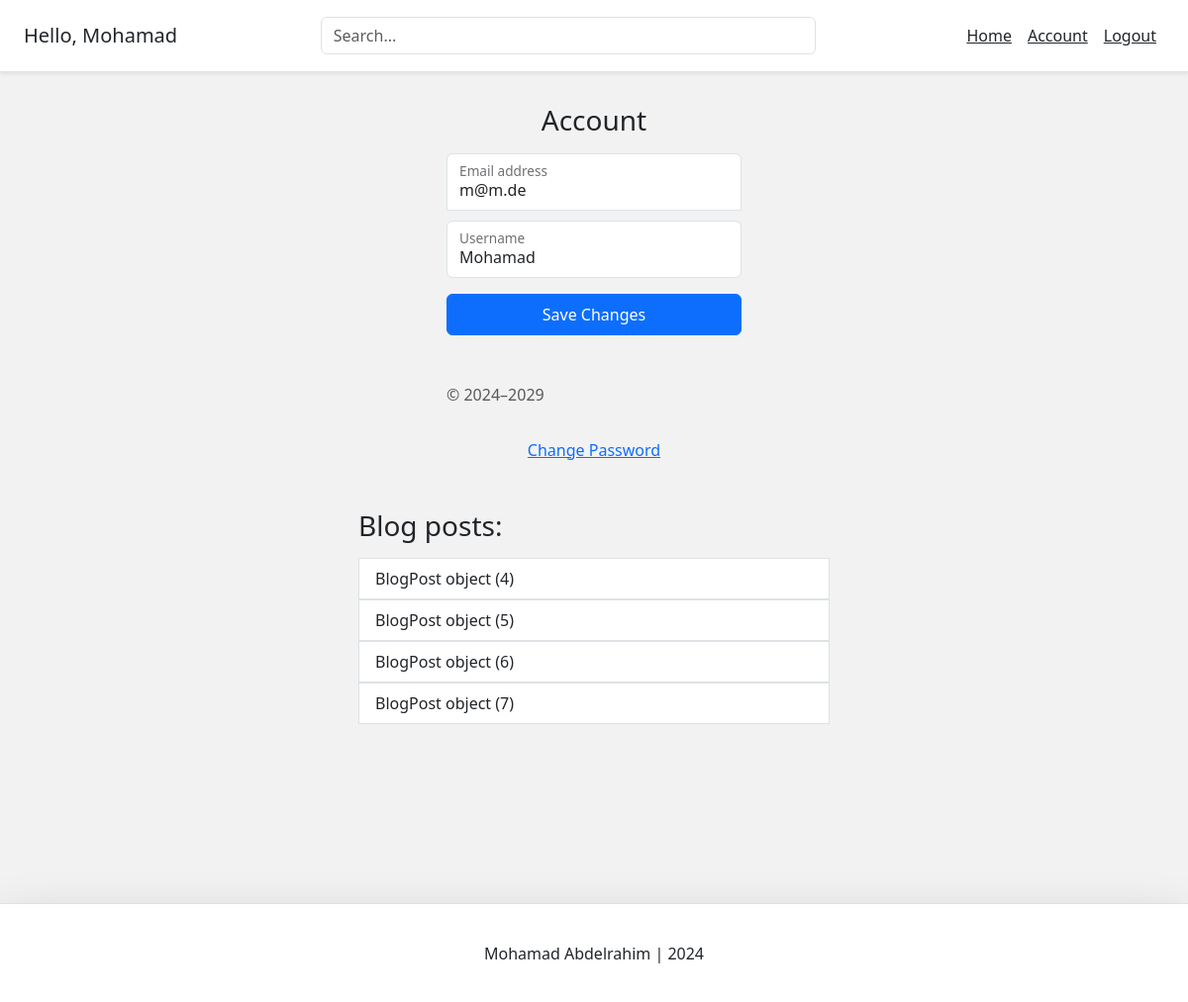
The app's page /account/ (signed in) with its own data.
### account/models.py (models this page shows, shortened)
class Account(AbstractBaseUser):
    email                   = models.EmailField(verbose_name="email", max_length=60, unique=True)
    username                = models.CharField(max_length=30, unique=True)
    date_joined             = models.DateTimeField(verbose_name='date joined', auto_now_add=True)
    last_login              = models.DateTimeField(verbose_name='last login', auto_now=True)
    is_admin                = models.BooleanField(default=False)
    is_active               = models.BooleanField(default=True)
    is_staff                = models.BooleanField(default=False)
    is_superuser            = models.BooleanField(default=False)
    USERNAME_FIELD = 'email'
    REQUIRED_FIELDS = ['username'] #['username', 'first_name']
    objects = MyAccountManager()

### blog/models.py (models this page shows)
class BlogPost(models.Model):
    title= models.CharField(max_length=50, null=False, blank=False)
    body= models.TextField(max_length=5000, null=False, blank=False)
    image= models.ImageField(upload_to=upload_location, null=False, blank=False)
    date_published= models.DateTimeField(auto_now_add=True, verbose_name="date publisched")
    date_updated= models.DateTimeField(auto_now_add=True, verbose_name="date updated")
    author = models.ForeignKey(settings.AUTH_USER_MODEL, on_delete=models.CASCADE)
    slug= models.SlugField(blank=True, unique=True)

### account/views.py (the view)
# urls.py: path('account/', account_view, name='account'),
def account_view(request):
    if not request.user.is_authenticated:
        return redirect('login')
    context = {}
    if request.POST:
        form = AccountUpdateForm(request.POST, instance=request.user)
        if form.is_valid():
            form.initial = {
                "email": request.POST['email'],
                "username": request.POST['username'],
            }
            form.save()
            context['success_message'] = "Updated"
    else:
        form = AccountUpdateForm(
            initial= {
                "email": request.user.email,
                "username": request.user.username,
            }
        )
    context['account_form'] = form
    blog_posts = BlogPost.objects.filter(author=request.user)
    context['blog_posts'] = blog_posts
    return render(request, 'account/account.html', context)

### account/forms.py (shortened to what this page needs)
class AccountUpdateForm(forms.ModelForm):
     class Meta:
          model = Account
          fields = ('email', 'username')

### account/templates/account/account.html (shortened to what this page needs)
{% extends 'base.html' %}
{% block content %}
<form class="form-signin w-100 m-auto" method="post">{% csrf_token %}
    <h1 class="h3 mb-3 fw-normal">Account</h1>
    <div class="form-floating">
      <input type="email" name="email" class="form-control" id="floatingInput" placeholder="name@example.com"
      required autofocus value="{{account_form.initial.email}}">
      <label for="floatingInput">Email address</label>
    </div>
    <div class="form-floating">
      <input type="text" name="username" class="form-control" id="inputUsername" placeholder="Username"
      required value="{{account_form.initial.username}}">
      <label for="inputUsername">Username</label>
    </div>
    {% for  field in account_form %}
        <p>
    {% endfor %}
    <button class="btn btn-primary w-100 py-2" type="submit">Save Changes</button>
    <p class="mt-5 mb-3 text-body-secondary">&copy; 2024–2029</p>
</form>
<div class="d-flex fex-column">
  <a class="m-auto" href="{% url 'password_change' %}">Change Password</a>
</div>
<div class="container mt-4 p-4">
  <div class="row">
    <div class="blog-posts">
      <h3 class="mb-3 font-weight-normal">Blog posts:</h3>
      {% if blog_posts %}
        <ul class="list-group">
        {% for post in blog_posts %}
          <a href="{% url 'blog:detail' post.slug %}" style="text-decoration: none;"><li class="list-group-item">{{post}}</li></a>
        {% endfor %}
        </ul>
      {% else %}
        <p>You have no blog posts. Create a post <a href="{% url 'blog:create' %}">here</a>.</p>
      {% endif %}
    </div>
  </div>
</div>
{% endblock content %}

### templates/snippets/header.html (shortened to what this page needs)
{% load static %}
<link rel="stylesheet"  href="https://cdn.jsdelivr.net/npm/bootstrap@5.3.3/dist/css/bootstrap.min.css"
integrity="sha384-QWTKZyjpPEjISv5WaRU9OFeRpok6YctnYmDr5pNlyT2bRjXh0JMhjY6hW+ALEwIH">
  <div class="d-flex flex-column flex-md-row align-items-center p-3 px-md-4 mb-3 bg-white border-bottom shadow-sm">
    <h5 class="my-0 mr-md-auto font-weight-normal">
        {% if request.user.is_authenticated %}
            <p class="m-auto">Hello, {{request.user.username}}</p>
        {% endif %}
    </h5>
    <div class="search-bar d-inline-flex mt-2 mt-md-0 ms-md-auto">
        <form method="get">
            <input class="form-control"  type="text" name="q" id="id_q" placeholder="Search..."  >
        </form>
    </div>
    <nav class="d-inline-flex mt-2 mt-md-0 ms-md-auto">
        {% if request.user.is_authenticated %}
            <a class="p-2 text-dark" href="{% url 'home' %}">Home</a>
            <a class="p-2 text-dark" href="{% url 'account' %}">Account</a>
            <a class="p-2 text-dark" href="{% url 'logout' %}">Logout</a>
        {% else %}
            <a class="p-2 text-dark" href="{% url 'home' %}">Home</a>
            <a class="p-2 text-dark"  href="{% url 'login' %}">Login</a>
            <a class="btn btn-outline-primary" href="{% url 'register' %}">Register</a>
        {% endif %}
    </nav>
  </div>

### templates/snippets/header.html (style rules this page uses)
@media (min-width: 768px) { html { font-size: 16px; } }
.container { max-width: 960px; }
.search-bar { max-width: 500px; width: 100%; }
form { width: 100%; }

### templates/snippets/base_css.html (style rules this page uses)
body { background-color: #f2f2f2; }

### account/templates/account/account.html (style rules this page uses)
.form-signin { max-width: 330px; padding: 1rem; }
.form-signin input[type="email"] { margin-bottom: 10px; border-bottom-right-radius: 0; border-bottom-left-radius: 0; }
.h3 { text-align: center; }
.blog-posts { max-width: 500px; width: 100%; margin: auto; }

### records on screen
Account: user.username "Mohamad", email "m@m.de", username "Mohamad"
BlogPost: id "BlogPost object (4)"
BlogPost: id "BlogPost object (5)"
BlogPost: id "BlogPost object (6)"
BlogPost: id "BlogPost object (7)"
